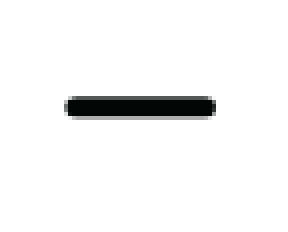
#> input picture match_data/minus.png, 72 x 58 px (shown 4 times larger)
$ python temp_macth.py ../match_data/minus.png
#> lines starting #> are read from the running program, lines starting #| are printed output that depends on the picture; long printed decimals are rounded
import cv2
import numpy as np
from matplotlib import pyplot as plt
import sys
import math

args = sys.argv
img = cv2.imread(args[1],0)
#> img: shape (58, 72); min 4, max 255, mean 244
img2 = img.copy()

#マッチングさせる記号ファイルがある場所
tempfile = ['../match_data/plus.png', '../match_data/minus.png', '../match_data/times.png',
            '../match_data/divide.png']
#出力させる記号の配列
sign = ["+","-","*","/"]
max_sign = 0
#最大類似度の場所
place = 0
#最大類似度
t_o_m = [0]
for temp in tempfile:
    template = cv2.imread(temp,0)
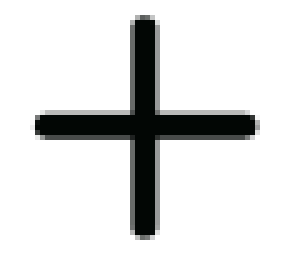
#> input picture match_data/plus.png, 58 x 54 px (shown 5 times larger)
#> template: shape (54, 58); min 4, max 255, mean 222.1
    w, h = template.shape[::-1]
#> w = 58; h = 54
    img = img2.copy()
    #method = eval("cv2.TM_CCOEFF_NORMED")

    # Apply template Matching
    res = cv2.matchTemplate(img,template,cv2.TM_CCOEFF_NORMED)

    min_val, max_val, min_loc, max_loc = cv2.minMaxLoc(res)
#> min_val = 0.322; max_val = 0.636; min_loc = (14, 4); max_loc = (6, 2)
    print('max value: {},min_value: {}, position: {}'.format(max_val,min_val,max_loc))
#| max value: 0.6361,min_value: 0.3224, position: (6, 2)

    top_left = max_loc
#> top_left = (6, 2)
    bottom_right = (top_left[0] + w, top_left[1] + h)
#> bottom_right = (64, 56)

    cv2.rectangle(img,top_left, bottom_right, 0, 2)
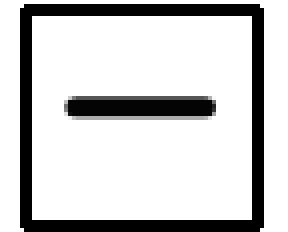
#> img: shape (58, 72) (shown 4 times larger); min 0, max 255, mean 203.2

    #類似度を元に文字を判定
    if max_val >= max(t_o_m) and max_val >= 0.8:
        place = tempfile.index(temp)
        print(tempfile.index(temp))
        max_sign = sign[place]

    t_o_m.append(max_val)

    #出力
    plt.subplot(221),plt.imshow(res,cmap = 'gray')
    plt.title('Matching Result'), plt.xticks([]), plt.yticks([])
    plt.subplot(222),plt.imshow(img,cmap = 'gray')
    plt.title('Detected Point'), plt.xticks([]), plt.yticks([])
    plt.subplot(223),plt.imshow(template,cmap = 'gray')
    plt.title('number_data'), plt.xticks([]), plt.yticks([])
    plt.suptitle(temp)

    plt.show()
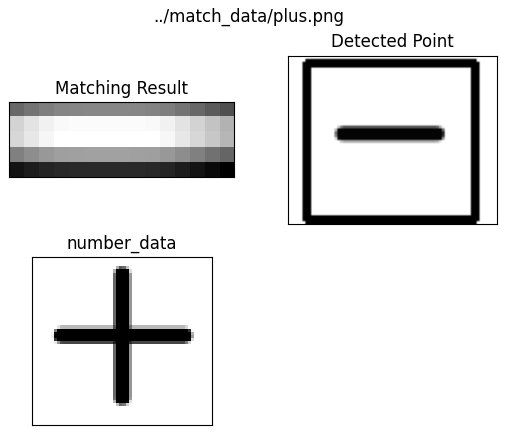
#> figure drawn by matplotlib, 3 panels
#> pass 3 of the loop `for temp in tempfile:`:
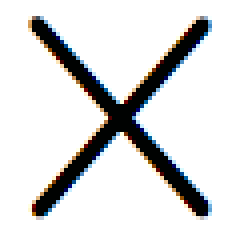
#> input picture match_data/times.png, 62 x 62 px (shown 4 times larger)
#> `template = cv2.imread(temp,0)`:
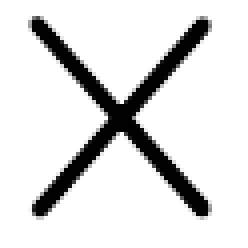
#> template: shape (62, 62) (shown 4 times larger); min 1, max 255, mean 220.6
#> (the run stopped early here; a loop or call above may not have finished)
